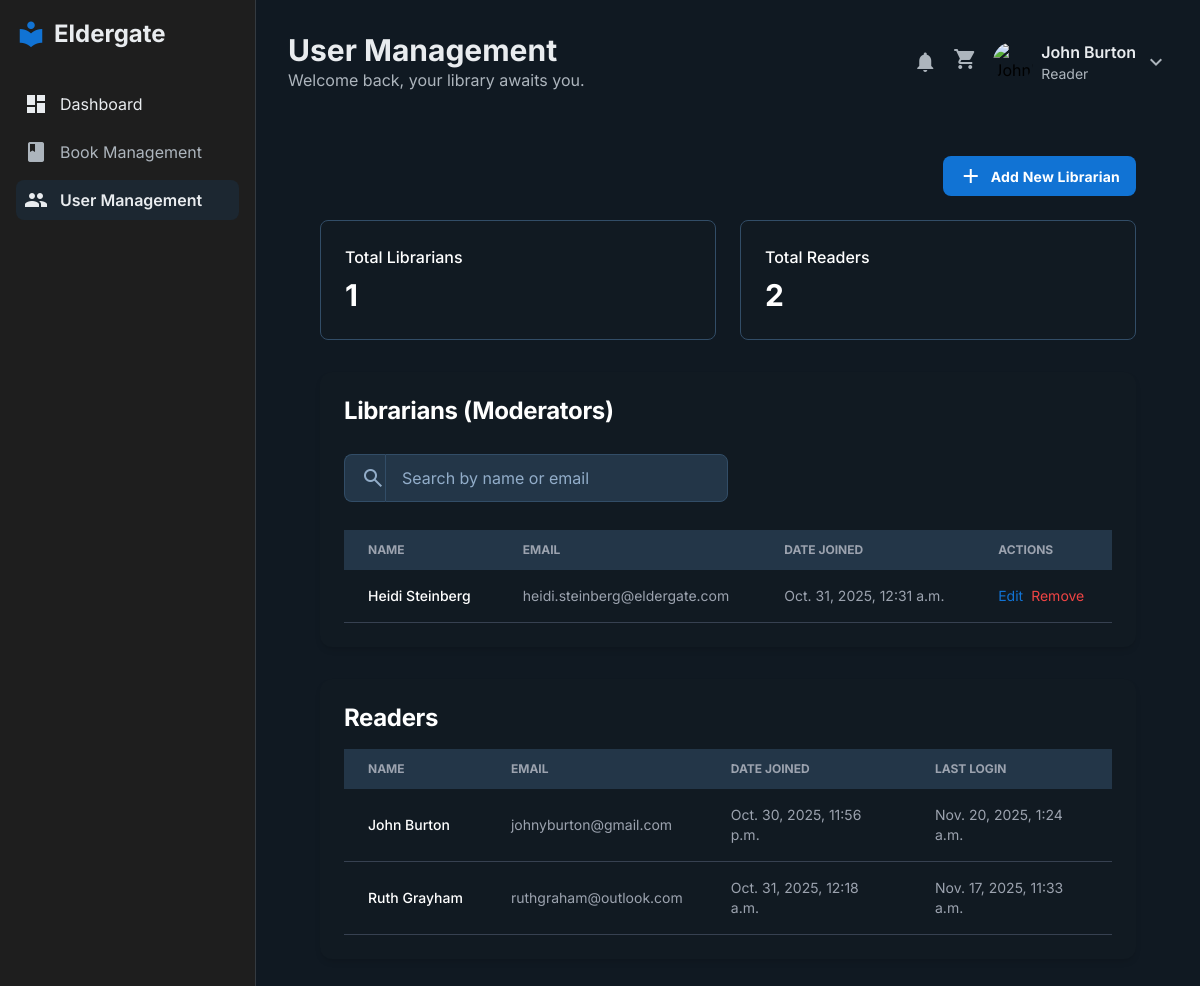
Screenshot of /account/admin-user-management/ (signed in) with the database file from the repository.
### accounts/models.py (models this page shows)
class EldergateLibraryUser(models.Model):
    id = models.AutoField(primary_key=True)
    username = models.CharField(max_length=100, unique=True)
    password = models.CharField(max_length=100)
    email = models.CharField(max_length=100)
    First_Name = models.CharField(max_length=100)
    Last_Name = models.CharField(max_length=100)
    date_joined = models.DateTimeField(auto_now_add=True)
    last_login = models.DateTimeField(blank=True, null=True)
    is_active = True
    USER_TYPE_CHOICES = [
        ('Reader', 'Reader'),
        ('Librarian', 'Librarian'),
        ('Administrator', 'Administrator'),
    ]
    model_name = models.CharField(
        max_length=100,
        choices=USER_TYPE_CHOICES,
        default='Reader',
    )
    current_reading = models.ForeignKey(Book, on_delete=models.CASCADE, null=True, blank=True)
    reading_progress = models.IntegerField(default=0)

### accounts/views.py (the view)
# urls.py: path('admin-user-management/', views.admin_user_management_view, name='admin-user-management'),
def admin_user_management_view(request):
    if request.session.get('is_authenticated'):
        all_users = EldergateLibraryUser.objects.filter(model_name='Reader')
        all_librarians = EldergateLibraryUser.objects.filter(model_name='Librarian')
        num_librarians = all_librarians.count()
        num_users = all_users.count()
        user = request.user
        title = "User Management"
        subtitle = "Welcome back, your library awaits you."
        return render(request, 'admin/admin-user-management.html', {'user': user, 'title': title, 'subtitle': subtitle, 'all_users': all_users, 'num_users': num_users, 'all_librarians': all_librarians, 'num_librarians': num_librarians})
    else:
        return redirect('login')

### templates/admin/admin-user-management.html (shortened to what this page needs)
{% extends 'admin_layout.html' %}
{% block content %}
{% include 'includes/header.html' %}
<div class="flex min-h-screen">
    <main class="flex-1 p-8">
        <div class="max-w-7xl mx-auto">
            <div class="flex flex-wrap justify-between gap-3 items-center mb-6">
                <button id="add-librarian-btn"
                    class="flex items-center justify-center gap-2 min-w-[84px] max-w-[480px] cursor-pointer overflow-hidden rounded-lg h-10 px-4 bg-primary text-white text-sm font-bold leading-normal tracking-[0.015em]">
                    <span class="material-symbols-outlined">add</span>
                    <span class="truncate">Add New Librarian</span>
                </button>
            </div>
            <div class="grid grid-cols-1 md:grid-cols-2 gap-6 mb-8">
                <div
                    class="flex flex-1 flex-col gap-2 rounded-lg p-6 border bg-white dark:bg-[#111a22] border-gray-200 dark:border-[#324d67]">
                    <p class="text-base font-medium leading-normal text-gray-700 dark:text-white">Total Librarians
                    </p>
                    <p class="tracking-light text-3xl font-bold leading-tight text-[#111a22] dark:text-white">{{ num_librarians }}
                    </p>
                </div>
                <div
                    class="flex flex-1 flex-col gap-2 rounded-lg p-6 border bg-white dark:bg-[#111a22] border-gray-200 dark:border-[#324d67]">
                    <p class="text-base font-medium leading-normal text-gray-700 dark:text-white">Total Readers</p>
                    <p class="tracking-light text-3xl font-bold leading-tight text-[#111a22] dark:text-white">{{ num_users }}
                    </p>
                </div>
            </div>
            <div class="bg-white dark:bg-[#111a22] rounded-xl shadow-md p-6 mb-8">
                <h2
                    class="text-2xl font-bold leading-tight tracking-[-0.015em] mb-4 text-[#111a22] dark:text-white">
                    Librarians (Moderators)</h2>
                <div class="py-3 mb-4">
                    <label class="flex flex-col min-w-40 h-12 w-full max-w-sm">
                        <div class="flex w-full flex-1 items-stretch rounded-lg h-full">
                            <div
                                class="text-gray-400 dark:text-[#92adc9] flex border border-gray-300 dark:border-[#324d67] bg-gray-50 dark:bg-[#233648] items-center justify-center pl-4 rounded-l-lg border-r-0">
                                <span class="material-symbols-outlined">search</span>
                            </div>
                            <input
                                class="form-input flex w-full min-w-0 flex-1 resize-none overflow-hidden rounded-r-lg text-[#111a22] dark:text-white focus:outline-0 focus:ring-2 focus:ring-primary h-full placeholder:text-gray-400 dark:placeholder:text-[#92adc9] px-4 text-base font-normal leading-normal border-gray-300 dark:border-[#324d67] bg-gray-50 dark:bg-[#233648] focus:border-primary"
                                placeholder="Search by name or email" value="" />
                        </div>
                    </label>
                </div>
                <div class="overflow-x-auto">
                    <table class="w-full text-sm text-left text-gray-500 dark:text-gray-400">
                        <thead
                            class="text-xs text-gray-700 uppercase bg-gray-50 dark:bg-[#233648] dark:text-gray-400">
                            <tr>
                                <th class="px-6 py-3" scope="col">Name</th>
                                <th class="px-6 py-3" scope="col">Email</th>
                                <th class="px-6 py-3" scope="col">Date Joined</th>
                                <th class="px-6 py-3" scope="col">Actions</th>
                            </tr>
                        </thead>
                        <tbody>
                            {% for user in all_librarians %}
                            <tr class="bg-white border-b dark:bg-[#111a22] dark:border-gray-700">
                                <th class="px-6 py-4 font-medium text-gray-900 whitespace-nowrap dark:text-white"
                                    scope="row">{{ user.First_Name }} {{ user.Last_Name }}</th>
                                <td class="px-6 py-4">{{ user.email }}</td>
                                <td class="px-6 py-4">{{ user.date_joined }}</td>
                                <td class="px-6 py-4 flex gap-2">
                                    <button class="text-primary hover:underline" data-edit-librarian-btn data-librarian-id="{{ user.id }}" data-edit-librarian-url="{% url 'admin-edit-librarian' user.id %}">Edit</button>
                                    <button class="text-red-500 hover:underline" data-delete-librarian-btn data-librarian-id="{{ user.id }}" data-delete-librarian-url="{% url 'admin-delete-librarian' user.id %}">Remove</button>
                                </td>
                            </tr>
                            {% endfor %}
                        </tbody>
                    </table>
                </div>
            </div>
            <div class="bg-white dark:bg-[#111a22] rounded-xl shadow-md p-6">
                <h2
                    class="text-2xl font-bold leading-tight tracking-[-0.015em] mb-4 text-[#111a22] dark:text-white">
                    Readers</h2>
                <div class="overflow-x-auto">
                    <table class="w-full text-sm text-left text-gray-500 dark:text-gray-400">
                        <thead
                            class="text-xs text-gray-700 uppercase bg-gray-50 dark:bg-[#233648] dark:text-gray-400">
                            <tr>
                                <th class="px-6 py-3" scope="col">Name</th>
                                <th class="px-6 py-3" scope="col">Email</th>
                                <th class="px-6 py-3" scope="col">Date Joined</th>
                                <th class="px-6 py-3" scope="col">Last Login</th>
                            </tr>
                        </thead>
                        <tbody>
                            {% for user in all_users %}
                            <tr class="bg-white border-b dark:bg-[#111a22] dark:border-gray-700">
                                <th class="px-6 py-4 font-medium text-gray-900 whitespace-nowrap dark:text-white"
                                    scope="row">{{ user.First_Name }} {{ user.Last_Name }}</th>
                                <td class="px-6 py-4">{{ user.email }}</td>
                                <td class="px-6 py-4">{{ user.date_joined }}</td>
                                <td class="px-6 py-4">{{ user.last_login }}</td>
                            </tr>
                            {% endfor %}
                        </tbody>
                    </table>
                </div>
            </div>
        </div>
    </main>
</div>
{% endblock %}

### templates/includes/header.html (shortened to what this page needs)
<header class="flex justify-between items-center mb-8">
    <div>
        <h2 class="text-3xl font-bold text-text-light dark:text-text-dark">{{ title }}</h2>
        <p class="text-subtext-light dark:text-subtext-dark">{{ subtitle }}</p>
    </div>
    <div class="flex items-center space-x-4">
        <span class="material-icons text-subtext-light dark:text-subtext-dark cursor-pointer">notifications</span>
        <a href="{% url 'cart' %}"><span class="material-icons text-subtext-light dark:text-subtext-dark cursor-pointer">shopping_cart</span></a>
        <div class="flex items-center space-x-2">
            <img alt="{{ user.First_Name }}'s profile picture" class="w-10 h-10 rounded-full" src="https://static.vecteezy.com/system/resources/previews/018/765/757/non_2x/user-profile-icon-in-flat-style-member-avatar-illustration-on-isolated-background-human-permission-sign-business-concept-vector.jpg"/>
            <div>
                <p class="font-semibold text-text-light dark:text-text-dark">{{ user.First_Name }} {{ user.Last_Name }}</p>
                <p class="text-sm text-subtext-light dark:text-subtext-dark">{{ user.model_name }}</p>
            </div>
            <div class="relative inline-block text-left">
                <button type="button" class="flex items-center focus:outline-none" id="menu-button" aria-expanded="true" aria-haspopup="true">
                    <span class="material-icons text-subtext-light dark:text-subtext-dark cursor-pointer">expand_more</span>
                </button>
            </div>
        </div>
    </div>
</header>

### templates/admin_layout.html (style rules this page uses)
body { font-family: 'Inter', sans-serif; }

### rows the page displays
EldergateLibraryUser: First_Name "John", Last_Name "Burton", model_name "Reader", email "johnyburton@gmail.com", date_joined "Oct. 30, 2025, 11:56 p.m.", last_login "Nov. 20, 2025, 1:24 a.m."
EldergateLibraryUser: First_Name "Heidi", Last_Name "Steinberg", email "heidi.steinberg@eldergate.com", date_joined "Oct. 31, 2025, 12:31 a.m."
EldergateLibraryUser: First_Name "Ruth", Last_Name "Grayham", email "ruthgraham@outlook.com", date_joined "Oct. 31, 2025, 12:18 a.m.", last_login "Nov. 17, 2025, 11:33 a.m."

### other values shown
{{ title }} "User Management"
{{ subtitle }} "Welcome back, your library awaits you."
{{ num_librarians }} "1"
{{ num_users }} "2"
